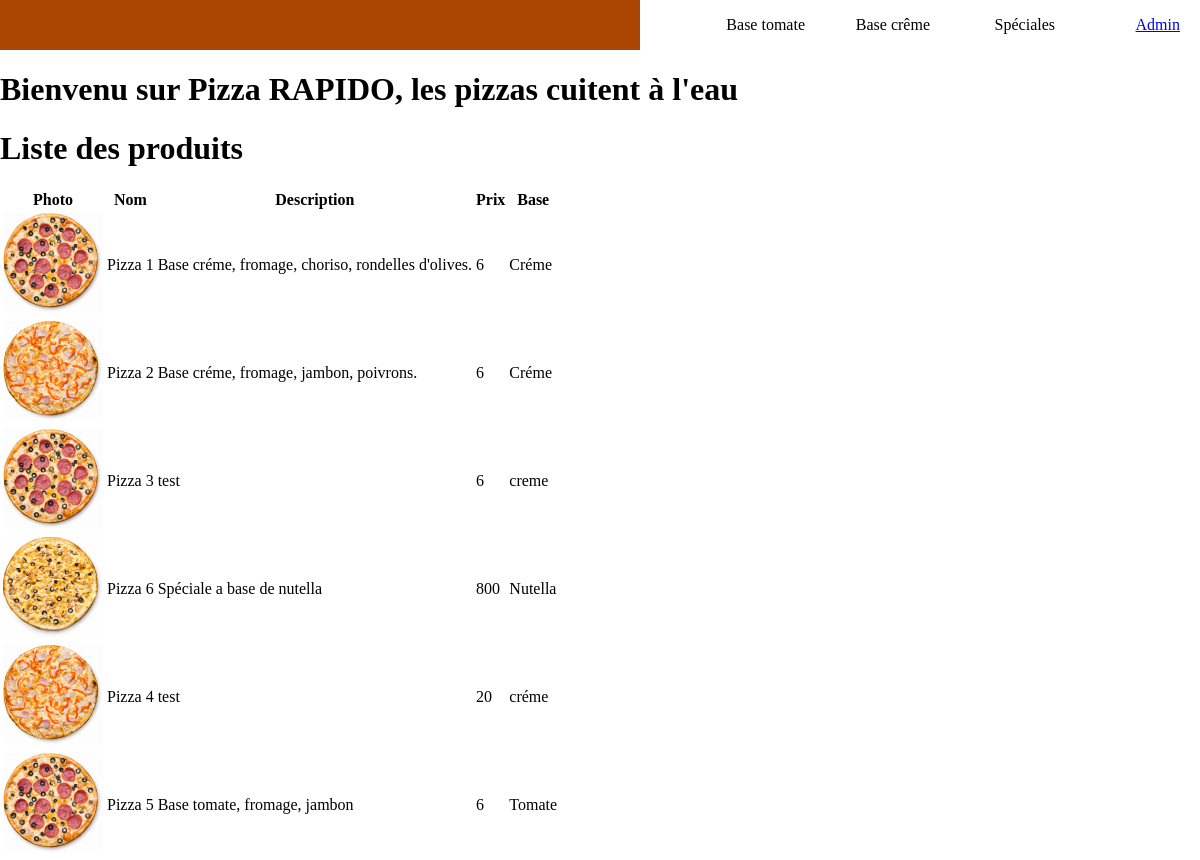
The page / on the database its author committed.
### tables this page shows
CREATE TABLE IF NOT EXISTS `pizzas` (
  `id_pizza` int(11) NOT NULL AUTO_INCREMENT,
  `name_pizza` varchar(100) NOT NULL,
  `description_pizza` varchar(500) NOT NULL,
  `price_pizza` int(255) NOT NULL,
  `img_pizza` varchar(150) NOT NULL,
  `base_pizza` varchar(50) NOT NULL,
  `promo_pizza` varchar(50) NOT NULL,
  `quantity_pizza` int(20) NOT NULL,
  PRIMARY KEY (`id_pizza`)
);

### index.php (the view, shortened to what this page needs)
<!DOCTYPE html>
<html lang="fr">
<head>
    <link rel="stylesheet" href="css/style.css" />
</head>
<body>
    <header>
        <div class="nav">
            <nav>
                <ul>
                    <li>Base tomate</li>
                    <li>Base crême</li>
                    <li>Spéciales</li>
                    <li><a href="back.php">Admin</a></li>
                </ul>
            </nav>
        </div>
    </header>
    <h1>Bienvenu sur Pizza RAPIDO, les pizzas cuitent à l'eau </h1>
    <?php
    require_once('settings/db.php');
    $sql = 'SELECT * FROM `pizzas`';
    $query = $db->prepare($sql);
    $query->execute();
    $result = $query->fetchAll(PDO::FETCH_ASSOC);
    ?>
    <h1>Liste des produits</h1>
    <table>
        <thead>
            <th>Photo</th>
            <th>Nom</th>
            <th>Description</th>
            <th>Prix</th>
            <th>Base</th>
        </thead>
        <tbody>
            <?php
            foreach ($result as $produit) {
            ?>
                <tr>
                    <td><img src="<?php echo $produit['img_pizza']; ?>" alt="" width="100" height="100"></td>
                    <td><?= $produit['name_pizza'] ?></td>
                    <td><?= $produit['description_pizza'] ?></td>
                    <td><?= $produit['price_pizza'] ?></td>
                    <td><?= $produit['base_pizza'] ?></td>
                </tr>
            <?php
            }
            ?>
        </tbody>
    </table>
</body>
</html>

### css/style.css (style rules this page uses)
body { background: #ffffff; margin: 0; padding: 0; }
header { display: flex; flex-direction: row; background-color: #AA4502; justify-content: flex-end; }
.nav { display: flex; flex-direction: row; background-color: white; }
nav { display: flex; flex-direction: row; background-color: white; }
ul { display: flex; flex-direction: row; width: 500px; padding-right: 20px; }
li { width: 30%; text-decoration: none; list-style-type: none; text-align: right; }

### rows shown on the page
pizzas: img_pizza (picture), name_pizza "Pizza 1", description_pizza "Base créme, fromage, choriso, rondelles d'olives.", price_pizza "6", base_pizza "Créme"
pizzas: img_pizza (picture), name_pizza "Pizza 2", description_pizza "Base créme, fromage, jambon, poivrons.", price_pizza "6", base_pizza "Créme"
pizzas: img_pizza (picture), name_pizza "Pizza 3", description_pizza "test", price_pizza "6", base_pizza "creme"
pizzas: img_pizza (picture), name_pizza "Pizza 6", description_pizza "Spéciale a base de nutella", price_pizza "800", base_pizza "Nutella"
pizzas: img_pizza (picture), name_pizza "Pizza 4", description_pizza "test", price_pizza "20", base_pizza "créme"
pizzas: img_pizza (picture), name_pizza "Pizza 5", description_pizza "Base tomate, fromage, jambon", price_pizza "6", base_pizza "Tomate"
